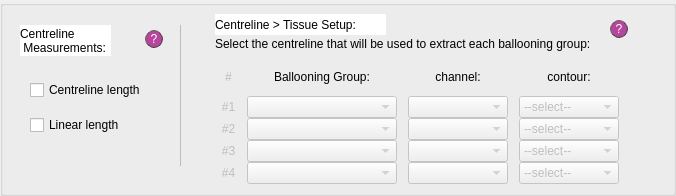
   <widget class="QGroupBox" name="gral_proj_settings_2">
    <property name="enabled">
     <bool>true</bool>
    </property>
    <property name="geometry">
     <rect>
      <x>10</x>
      <y>395</y>
      <width>676</width>
      <height>196</height>
     </rect>
    </property>
    <property name="styleSheet">
     <string notr="true">QGroupBox#gral_proj_settings{text-decoration: underline; font: 80 10pt &quot;Calibri Light&quot;;}
</string>
    </property>
    <property name="title">
     <string/>
    </property>
    <widget class="QPushButton" name="q_ball">
     <property name="geometry">
      <rect>
       <x>610</x>
       <y>20</y>
       <width>18</width>
       <height>18</height>
      </rect>
     </property>
     <property name="styleSheet">
      <string notr="true">QPushButton{border-radius:9px;
border-width: 1px;
border-style: outset;
border-color: rgb(66, 66, 66);
background-color: rgba(162, 0, 122,180);
color: rgb(255, 255, 255);
font: 9pt &quot;Calibri Light&quot;;}

QPushButton:hover{
background-color: rgb(0, 0, 0);
border-color: #672146
}</string>
     </property>
     <property name="text">
      <string>?</string>
     </property>
    </widget>
    <widget class="QLabel" name="lab_no_ch_14">
     <property name="geometry">
      <rect>
       <x>20</x>
       <y>25</y>
       <width>91</width>
       <height>31</height>
      </rect>
     </property>
     <property name="styleSheet">
      <string notr="true">font: bold 10pt &quot;Calibri&quot;;
background-color: rgb(255, 255, 255);</string>
     </property>
     <property name="text">
      <string>Centreline 
 Measurements:</string>
     </property>
     <property name="alignment">
      <set>Qt::AlignLeading|Qt::AlignLeft|Qt::AlignVCenter</set>
     </property>
    </widget>
    <widget class="Line" name="line_6">
     <property name="geometry">
      <rect>
       <x>170</x>
       <y>25</y>
       <width>21</width>
       <height>141</height>
      </rect>
     </property>
     <property name="styleSheet">
      <string notr="true">color:rgb(188, 188, 188)</string>
     </property>
     <property name="frameShadow">
      <enum>QFrame::Plain</enum>
     </property>
     <property name="midLineWidth">
      <number>2</number>
     </property>
     <property name="orientation">
      <enum>Qt::Vertical</enum>
     </property>
    </widget>
    <widget class="QCheckBox" name="cB_area_segm">
     <property name="geometry">
      <rect>
       <x>30</x>
       <y>115</y>
       <width>121</width>
       <height>20</height>
      </rect>
     </property>
     <property name="layoutDirection">
      <enum>Qt::LeftToRight</enum>
     </property>
     <property name="styleSheet">
      <string notr="true">font: 25 10pt &quot;Calibri Light&quot;;</string>
     </property>
     <property name="text">
      <string>Linear length</string>
     </property>
    </widget>
    <widget class="QWidget" name="verticalLayoutWidget">
     <property name="geometry">
      <rect>
       <x>210</x>
       <y>58</y>
       <width>421</width>
       <height>126</height>
      </rect>
     </property>
     <layout class="QVBoxLayout" name="verticalLayout">
      <property name="spacing">
       <number>0</number>
      </property>
      <item>
       <layout class="QHBoxLayout" name="horizontalLayout_9">
        <item>
         <widget class="QLabel" name="label_bal1_2">
          <property name="enabled">
           <bool>false</bool>
          </property>
          <property name="minimumSize">
           <size>
            <width>15</width>
            <height>0</height>
           </size>
          </property>
          <property name="maximumSize">
           <size>
            <width>15</width>
            <height>16777215</height>
           </size>
          </property>
          <property name="styleSheet">
           <string notr="true">font: 25 10pt &quot;Calibri Light&quot;;</string>
          </property>
          <property name="text">
           <string>#</string>
          </property>
          <property name="alignment">
           <set>Qt::AlignCenter</set>
          </property>
         </widget>
        </item>
        <item>
         <widget class="QLabel" name="label_bal4_2">
          <property name="minimumSize">
           <size>
            <width>150</width>
            <height>0</height>
           </size>
          </property>
          <property name="maximumSize">
           <size>
            <width>150</width>
            <height>16777215</height>
           </size>
          </property>
          <property name="styleSheet">
           <string notr="true">font: 25 10pt &quot;Calibri Light&quot;;</string>
          </property>
          <property name="text">
           <string>Ballooning Group:</string>
          </property>
          <property name="alignment">
           <set>Qt::AlignCenter</set>
          </property>
         </widget>
        </item>
        <item>
         <widget class="QLabel" name="label_bal4_3">
          <property name="minimumSize">
           <size>
            <width>100</width>
            <height>0</height>
           </size>
          </property>
          <property name="maximumSize">
           <size>
            <width>100</width>
            <height>16777215</height>
           </size>
          </property>
          <property name="styleSheet">
           <string notr="true">font: 25 10pt &quot;Calibri Light&quot;;</string>
          </property>
          <property name="text">
           <string>channel:</string>
          </property>
          <property name="alignment">
           <set>Qt::AlignCenter</set>
          </property>
         </widget>
        </item>
        <item>
         <widget class="QLabel" name="label_bal4_4">
          <property name="minimumSize">
           <size>
            <width>100</width>
            <height>0</height>
           </size>
          </property>
          <property name="maximumSize">
           <size>
            <width>100</width>
            <height>16777215</height>
           </size>
          </property>
          <property name="styleSheet">
           <string notr="true">font: 25 10pt &quot;Calibri Light&quot;;</string>
          </property>
          <property name="text">
           <string>contour:</string>
          </property>
          <property name="alignment">
           <set>Qt::AlignCenter</set>
          </property>
         </widget>
        </item>
       </layout>
      </item>
      <item>
       <layout class="QHBoxLayout" name="horizontalLayout_5">
        <item>
         <widget class="QLabel" name="label_bal1">
          <property name="enabled">
           <bool>false</bool>
          </property>
          <property name="minimumSize">
           <size>
            <width>15</width>
            <height>0</height>
           </size>
          </property>
          <property name="maximumSize">
           <size>
            <width>15</width>
            <height>16777215</height>
           </size>
          </property>
          <property name="styleSheet">
           <string notr="true">font: 25 10pt &quot;Calibri Light&quot;;</string>
          </property>
          <property name="text">
           <string>#1</string>
          </property>
          <property name="alignment">
           <set>Qt::AlignCenter</set>
          </property>
         </widget>
        </item>
        <item>
         <widget class="QComboBox" name="cB_balto1">
          <property name="enabled">
           <bool>false</bool>
          </property>
          <property name="minimumSize">
           <size>
            <width>150</width>
            <height>0</height>
           </size>
          </property>
          <property name="maximumSize">
           <size>
            <width>150</width>
            <height>16777215</height>
           </size>
          </property>
          <property name="styleSheet">
           <string notr="true">font: 25 10pt &quot;Calibri Light&quot;;</string>
          </property>
         </widget>
        </item>
        <item>
         <widget class="QComboBox" name="cB_ch_bal1">
          <property name="enabled">
           <bool>false</bool>
          </property>
          <property name="minimumSize">
           <size>
            <width>100</width>
            <height>0</height>
           </size>
          </property>
          <property name="maximumSize">
           <size>
            <width>100</width>
            <height>16777215</height>
           </size>
          </property>
          <property name="styleSheet">
           <string notr="true">font: 25 10pt &quot;Calibri Light&quot;;</string>
          </property>
         </widget>
        </item>
        <item>
         <widget class="QComboBox" name="cB_cont_bal1">
          <property name="enabled">
           <bool>false</bool>
          </property>
          <property name="minimumSize">
           <size>
            <width>100</width>
            <height>0</height>
           </size>
          </property>
          <property name="maximumSize">
           <size>
            <width>100</width>
            <height>16777215</height>
           </size>
          </property>
          <property name="styleSheet">
           <string notr="true">font: 25 10pt &quot;Calibri Light&quot;;</string>
          </property>
          <item>
           <property name="text">
            <string>--select--</string>
           </property>
          </item>
          <item>
           <property name="text">
            <string>internal</string>
           </property>
          </item>
          <item>
           <property name="text">
            <string>external</string>
           </property>
          </item>
         </widget>
        </item>
       </layout>
      </item>
      <item>
       <layout class="QHBoxLayout" name="horizontalLayout_6">
        <item>
         <widget class="QLabel" name="label_bal2">
          <property name="enabled">
           <bool>false</bool>
          </property>
          <property name="minimumSize">
           <size>
            <width>15</width>
            <height>0</height>
           </size>
          </property>
          <property name="maximumSize">
           <size>
            <width>15</width>
            <height>16777215</height>
           </size>
          </property>
          <property name="styleSheet">
           <string notr="true">font: 25 10pt &quot;Calibri Light&quot;;</string>
          </property>
          <property name="text">
           <string>#2</string>
          </property>
          <property name="alignment">
           <set>Qt::AlignCenter</set>
          </property>
         </widget>
        </item>
        <item>
         <widget class="QComboBox" name="cB_balto2">
          <property name="enabled">
           <bool>false</bool>
          </property>
          <property name="minimumSize">
           <size>
            <width>150</width>
            <height>0</height>
           </size>
          </property>
          <property name="maximumSize">
           <size>
            <width>150</width>
            <height>16777215</height>
           </size>
          </property>
          <property name="styleSheet">
           <string notr="true">font: 25 10pt &quot;Calibri Light&quot;;</string>
          </property>
         </widget>
        </item>
        <item>
         <widget class="QComboBox" name="cB_ch_bal2">
          <property name="enabled">
           <bool>false</bool>
          </property>
          <property name="minimumSize">
           <size>
            <width>100</width>
            <height>0</height>
           </size>
          </property>
          <property name="maximumSize">
           <size>
            <width>100</width>
            <height>16777215</height>
           </size>
          </property>
          <property name="styleSheet">
           <string notr="true">font: 25 10pt &quot;Calibri Light&quot;;</string>
          </property>
         </widget>
        </item>
        <item>
         <widget class="QComboBox" name="cB_cont_bal2">
          <property name="enabled">
           <bool>false</bool>
          </property>
          <property name="minimumSize">
           <size>
            <width>100</width>
            <height>0</height>
           </size>
          </property>
          <property name="maximumSize">
           <size>
            <width>100</width>
            <height>16777215</height>
           </size>
          </property>
          <property name="styleSheet">
           <string notr="true">font: 25 10pt &quot;Calibri Light&quot;;</string>
          </property>
          <item>
           <property name="text">
            <string>--select--</string>
           </property>
          </item>
          <item>
           <property name="text">
            <string>internal</string>
           </property>
          </item>
          <item>
           <property name="text">
            <string>external</string>
           </property>
          </item>
         </widget>
        </item>
       </layout>
      </item>
      <item>
       <layout class="QHBoxLayout" name="horizontalLayout_7">
        <item>
         <widget class="QLabel" name="label_bal3">
          <property name="enabled">
           <bool>false</bool>
          </property>
          <property name="minimumSize">
           <size>
            <width>15</width>
            <height>0</height>
           </size>
          </property>
          <property name="maximumSize">
           <size>
            <width>15</width>
            <height>16777215</height>
           </size>
          </property>
          <property name="styleSheet">
           <string notr="true">font: 25 10pt &quot;Calibri Light&quot;;</string>
          </property>
          <property name="text">
           <string>#3</string>
          </property>
          <property name="alignment">
           <set>Qt::AlignCenter</set>
          </property>
         </widget>
        </item>
        <item>
         <widget class="QComboBox" name="cB_balto3">
          <property name="enabled">
           <bool>false</bool>
          </property>
          <property name="minimumSize">
           <size>
            <width>150</width>
            <height>0</height>
           </size>
          </property>
          <property name="maximumSize">
           <size>
            <width>150</width>
            <height>16777215</height>
           </size>
          </property>
          <property name="styleSheet">
           <string notr="true">font: 25 10pt &quot;Calibri Light&quot;;</string>
          </property>
         </widget>
        </item>
        <item>
         <widget class="QComboBox" name="cB_ch_bal3">
          <property name="enabled">
           <bool>false</bool>
          </property>
          <property name="minimumSize">
           <size>
            <width>100</width>
            <height>0</height>
           </size>
          </property>
          <property name="maximumSize">
           <size>
            <width>100</width>
            <height>16777215</height>
           </size>
          </property>
          <property name="styleSheet">
           <string notr="true">font: 25 10pt &quot;Calibri Light&quot;;</string>
          </property>
         </widget>
        </item>
        <item>
         <widget class="QComboBox" name="cB_cont_bal3">
          <property name="enabled">
           <bool>false</bool>
          </property>
          <property name="minimumSize">
           <size>
            <width>100</width>
            <height>0</height>
           </size>
          </property>
          <property name="maximumSize">
           <size>
            <width>100</width>
            <height>16777215</height>
           </size>
          </property>
          <property name="styleSheet">
           <string notr="true">font: 25 10pt &quot;Calibri Light&quot;;</string>
          </property>
          <item>
           <property name="text">
            <string>--select--</string>
           </property>
          </item>
          <item>
           <property name="text">
            <string>internal</string>
           </property>
          </item>
          <item>
           <property name="text">
            <string>external</string>
           </property>
          </item>
         </widget>
        </item>
       </layout>
      </item>
      <item>
       <layout class="QHBoxLayout" name="horizontalLayout_8">
        <item>
         <widget class="QLabel" name="label_bal4">
          <property name="enabled">
           <bool>false</bool>
          </property>
          <property name="minimumSize">
           <size>
            <width>15</width>
            <height>0</height>
           </size>
          </property>
          <property name="maximumSize">
           <size>
            <width>15</width>
            <height>16777215</height>
           </size>
          </property>
          <property name="styleSheet">
           <string notr="true">font: 25 10pt &quot;Calibri Light&quot;;</string>
          </property>
          <property name="text">
           <string>#4</string>
          </property>
          <property name="alignment">
           <set>Qt::AlignCenter</set>
          </property>
         </widget>
        </item>
        <item>
         <widget class="QComboBox" name="cB_balto4">
          <property name="enabled">
           <bool>false</bool>
          </property>
          <property name="minimumSize">
           <size>
            <width>150</width>
            <height>0</height>
           </size>
          </property>
          <property name="maximumSize">
           <size>
            <width>150</width>
            <height>16777215</height>
           </size>
          </property>
          <property name="styleSheet">
           <string notr="true">font: 25 10pt &quot;Calibri Light&quot;;</string>
          </property>
         </widget>
        </item>
        <item>
         <widget class="QComboBox" name="cB_ch_bal4">
          <property name="enabled">
           <bool>false</bool>
          </property>
          <property name="minimumSize">
           <size>
            <width>100</width>
            <height>0</height>
           </size>
          </property>
          <property name="maximumSize">
           <size>
            <width>100</width>
            <height>16777215</height>
           </size>
          </property>
          <property name="styleSheet">
           <string notr="true">font: 25 10pt &quot;Calibri Light&quot;;</string>
          </property>
         </widget>
        </item>
        <item>
         <widget class="QComboBox" name="cB_cont_bal4">
          <property name="enabled">
           <bool>false</bool>
          </property>
          <property name="minimumSize">
           <size>
            <width>100</width>
            <height>0</height>
           </size>
          </property>
          <property name="maximumSize">
           <size>
            <width>100</width>
            <height>16777215</height>
           </size>
          </property>
          <property name="styleSheet">
           <string notr="true">font: 25 10pt &quot;Calibri Light&quot;;</string>
          </property>
          <item>
           <property name="text">
            <string>--select--</string>
           </property>
          </item>
          <item>
           <property name="text">
            <string>internal</string>
           </property>
          </item>
          <item>
           <property name="text">
            <string>external</string>
           </property>
          </item>
         </widget>
        </item>
       </layout>
      </item>
     </layout>
    </widget>
    <widget class="QCheckBox" name="cB_volume_segm">
     <property name="geometry">
      <rect>
       <x>30</x>
       <y>80</y>
       <width>116</width>
       <height>20</height>
      </rect>
     </property>
     <property name="layoutDirection">
      <enum>Qt::LeftToRight</enum>
     </property>
     <property name="styleSheet">
      <string notr="true">font: 25 10pt &quot;Calibri Light&quot;;</string>
     </property>
     <property name="text">
      <string>Centreline length</string>
     </property>
     <property name="checked">
      <bool>false</bool>
     </property>
    </widget>
    <widget class="QLabel" name="lab_proj_name_5">
     <property name="geometry">
      <rect>
       <x>215</x>
       <y>35</y>
       <width>416</width>
       <height>18</height>
      </rect>
     </property>
     <property name="styleSheet">
      <string notr="true">font: 25 10pt &quot;Calibri Light&quot;;</string>
     </property>
     <property name="text">
      <string>Select the centreline that will be used to extract each ballooning group: </string>
     </property>
    </widget>
    <widget class="QPushButton" name="q_ball_2">
     <property name="geometry">
      <rect>
       <x>145</x>
       <y>30</y>
       <width>18</width>
       <height>18</height>
      </rect>
     </property>
     <property name="styleSheet">
      <string notr="true">QPushButton{border-radius:9px;
border-width: 1px;
border-style: outset;
border-color: rgb(66, 66, 66);
background-color: rgba(162, 0, 122,180);
color: rgb(255, 255, 255);
font: 9pt &quot;Calibri Light&quot;;}

QPushButton:hover{
background-color: rgb(0, 0, 0);
border-color: #672146
}</string>
     </property>
     <property name="text">
      <string>?</string>
     </property>
    </widget>
    <widget class="QLabel" name="lab_no_ch_9">
     <property name="geometry">
      <rect>
       <x>215</x>
       <y>14</y>
       <width>171</width>
       <height>21</height>
      </rect>
     </property>
     <property name="styleSheet">
      <string notr="true">font: bold 10pt &quot;Calibri&quot;;
background-color: rgb(255, 255, 255);</string>
     </property>
     <property name="text">
      <string>Centreline &gt; Tissue Setup:</string>
     </property>
     <property name="alignment">
      <set>Qt::AlignLeading|Qt::AlignLeft|Qt::AlignVCenter</set>
     </property>
    </widget>
    <zorder>lab_no_ch_14</zorder>
    <zorder>line_6</zorder>
    <zorder>cB_area_segm</zorder>
    <zorder>verticalLayoutWidget</zorder>
    <zorder>cB_volume_segm</zorder>
    <zorder>lab_proj_name_5</zorder>
    <zorder>q_ball_2</zorder>
    <zorder>lab_no_ch_9</zorder>
    <zorder>q_ball</zorder>
   </widget>
